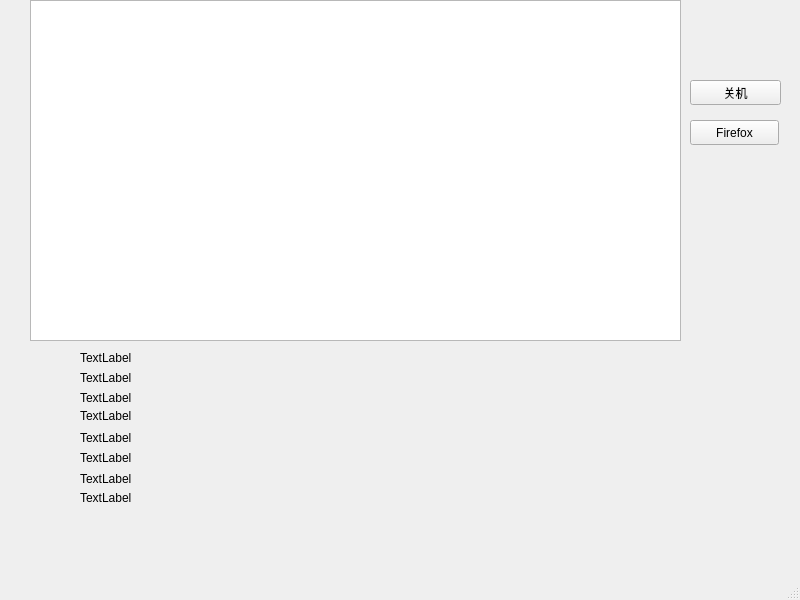
<?xml version="1.0" encoding="UTF-8"?>
<ui version="4.0">
 <class>MainWindow</class>
 <widget class="QMainWindow" name="MainWindow">
  <property name="geometry">
   <rect>
    <x>0</x>
    <y>0</y>
    <width>800</width>
    <height>600</height>
   </rect>
  </property>
  <property name="windowTitle">
   <string>MainWindow</string>
  </property>
  <widget class="QWidget" name="centralwidget">
   <widget class="QTableView" name="tableView">
    <property name="geometry">
     <rect>
      <x>30</x>
      <y>0</y>
      <width>651</width>
      <height>341</height>
     </rect>
    </property>
   </widget>
   <widget class="QLabel" name="label">
    <property name="geometry">
     <rect>
      <x>80</x>
      <y>350</y>
      <width>491</width>
      <height>16</height>
     </rect>
    </property>
    <property name="text">
     <string>TextLabel</string>
    </property>
   </widget>
   <widget class="QLabel" name="label_2">
    <property name="geometry">
     <rect>
      <x>80</x>
      <y>370</y>
      <width>491</width>
      <height>16</height>
     </rect>
    </property>
    <property name="text">
     <string>TextLabel</string>
    </property>
   </widget>
   <widget class="QLabel" name="label_3">
    <property name="geometry">
     <rect>
      <x>80</x>
      <y>390</y>
      <width>491</width>
      <height>16</height>
     </rect>
    </property>
    <property name="text">
     <string>TextLabel</string>
    </property>
   </widget>
   <widget class="QLabel" name="label_4">
    <property name="geometry">
     <rect>
      <x>80</x>
      <y>406</y>
      <width>491</width>
      <height>20</height>
     </rect>
    </property>
    <property name="text">
     <string>TextLabel</string>
    </property>
   </widget>
   <widget class="QLabel" name="label_5">
    <property name="geometry">
     <rect>
      <x>80</x>
      <y>430</y>
      <width>491</width>
      <height>16</height>
     </rect>
    </property>
    <property name="text">
     <string>TextLabel</string>
    </property>
   </widget>
   <widget class="QLabel" name="label_6">
    <property name="geometry">
     <rect>
      <x>80</x>
      <y>450</y>
      <width>491</width>
      <height>16</height>
     </rect>
    </property>
    <property name="text">
     <string>TextLabel</string>
    </property>
   </widget>
   <widget class="QLabel" name="label_7">
    <property name="geometry">
     <rect>
      <x>80</x>
      <y>470</y>
      <width>491</width>
      <height>17</height>
     </rect>
    </property>
    <property name="text">
     <string>TextLabel</string>
    </property>
   </widget>
   <widget class="QLabel" name="label_8">
    <property name="geometry">
     <rect>
      <x>80</x>
      <y>490</y>
      <width>491</width>
      <height>16</height>
     </rect>
    </property>
    <property name="text">
     <string>TextLabel</string>
    </property>
   </widget>
   <widget class="QPushButton" name="pushButton">
    <property name="geometry">
     <rect>
      <x>690</x>
      <y>80</y>
      <width>91</width>
      <height>25</height>
     </rect>
    </property>
    <property name="text">
     <string>关机</string>
    </property>
   </widget>
   <widget class="QPushButton" name="pushButton_2">
    <property name="geometry">
     <rect>
      <x>690</x>
      <y>120</y>
      <width>89</width>
      <height>25</height>
     </rect>
    </property>
    <property name="text">
     <string>Firefox</string>
    </property>
   </widget>
  </widget>
  <widget class="QMenuBar" name="menubar">
   <property name="geometry">
    <rect>
     <x>0</x>
     <y>0</y>
     <width>800</width>
     <height>22</height>
    </rect>
   </property>
  </widget>
  <widget class="QStatusBar" name="statusbar"/>
 </widget>
 <resources/>
 <connections/>
</ui>
